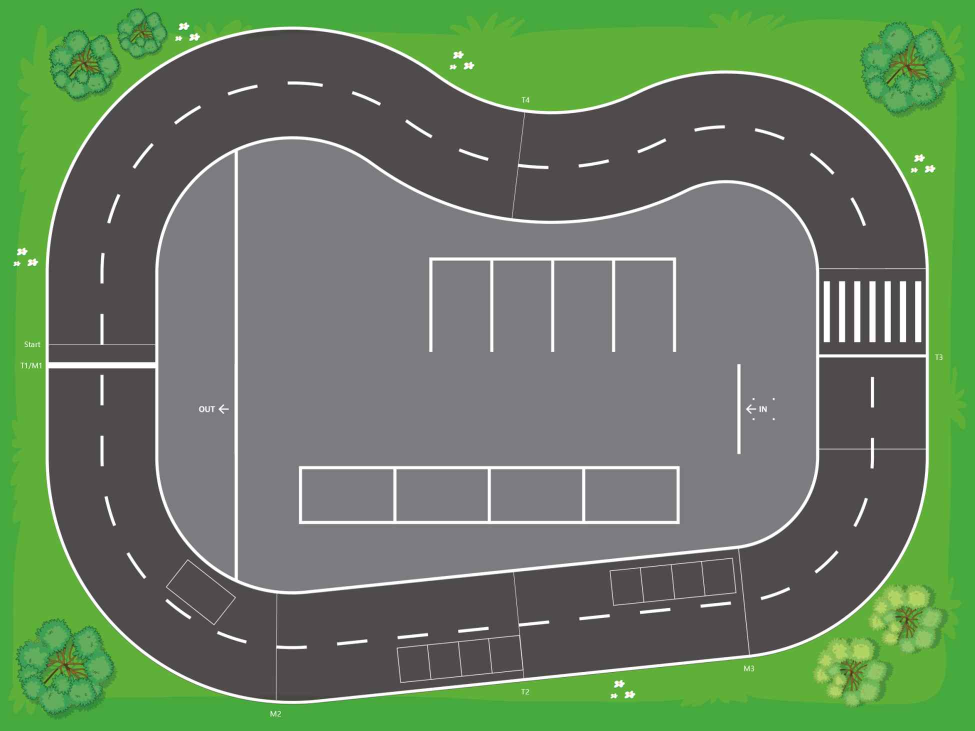
%> input picture KIIS2026_AutoCar/Assets/image.png, 1949 x 1462 px (shown at 1/2 size)
$ octave --eval "result = extract_lane_path;"   (GNU Octave 9; MATLAB toolbox functions it lacks are replaced by stand-ins)
%> lines starting %> are read from the running program, lines starting %| are printed output that depends on the picture; in (x1, y1, x2, y2) boxes, pixels count from 0 and x2, y2 are one past the last pixel; in counts of white or black regions, pixels touching at a corner belong together; the program's own positions count from 1
### MATLAB/vehicle_params.m
function p = vehicle_params()
% 차량·시뮬레이션 공용 파라미터 (pure_pursuit_control 등에서 사용)
% 값은 manual_drive.m과 같고, 축간거리만 Unity에서 측정한 값으로 바꿈

%% 차량
p.L         = 0.59;          % 축간거리 [m]  (Unity: Wheel_FL z - Wheel_RL z = -0.30 - (-0.89))
p.vMax      = 1.5;           % 최고 속도 [m/s]
p.vRevMax   = 0.5;           % 최고 후진 속도 [m/s]
p.accel     = 1.0;           % 가속도 [m/s^2]
p.brake     = 2.0;           % 감속도 [m/s^2]
p.deltaMax  = deg2rad(30);   % 최대 조향각 [rad]
p.steerRate = deg2rad(90);   % 조향 속도 [rad/s]
p.Rmin      = p.L / tan(p.deltaMax);   % 최소 회전반경 [m] (= 1.02 m)

%% 시뮬레이션
p.dt = 0.02;                 % 계산·전송 주기 [s] (50 Hz)

%% 맵 (Unity Plane: 10 m x Scale 1.7, 10 m x Scale 1.1, 중심 = 원점)
p.mapHalfX = 10 * 1.7 / 2;
p.mapHalfY = 10 * 1.1 / 2;

%% 출발 위치: Unity에서 car의 Inspector 값 (Position X, Position Z, Rotation Y)
p.startUnity = [7.20, -0.89, 0];

%% Unity 연결
p.unityIP   = "127.0.0.1";
p.unityPort = 55001;
end

### MATLAB/extract_lane_path.m
function ref = extract_lane_path(varargin)
% Unity 맵 텍스처(image.png)에서 차선 중심선을 뽑아 레퍼런스 경로로 저장
%
% 사용 예:
%   extract_lane_path                    % 바깥 차선 (차가 지금 서 있는 차선)
%   extract_lane_path('lane', 'inner')   % 안쪽 차선
%
% 순서:
%   1) 색으로 아스팔트·흰 페인트 구분 → 점선·표시선을 메워 도로 마스크 만들기
%   2) contourc로 도로의 바깥/안쪽 가장자리(흰 실선 바깥 끝) 두 개 얻기
%   3) 픽셀 → Unity 월드 좌표 (텍스처가 월드에서 180도 돌아가 있음)
%   4) 차선 중심 = 바깥 + f*(안쪽 - 바깥), f = 0.25(바깥 차선) / 0.75(안쪽 차선)
%   5) 폐루프 스무딩 → ds 간격 재샘플링 → s, psi, kappa 계산
%   6) 차 출발 위치에서 시작, 차 진행 방향과 같은 방향으로 정렬
% 결과: reference_path_<lane>_lane.mat / .csv / .png (이 폴더)

opt.lane      = 'outer';
opt.ds        = 0.01;      % 경로점 간격 [m] (논문: 0.01 m)
opt.smoothPos = 0.40;      % 위치 스무딩 창 [m]
opt.smoothK   = 0.30;      % 곡률 스무딩 창 [m]
opt.imageFile = '';
for k = 1:2:numel(varargin), opt.(varargin{k}) = varargin{k + 1}; end

here = fileparts(mfilename('fullpath'));
if isempty(opt.imageFile)
    opt.imageFile = fullfile(here, '..', 'KIIS2026_AutoCar', 'Assets', 'image.png');
end
switch opt.lane
    case 'outer', f = 0.25;
    case 'inner', f = 0.75;
    otherwise, error("lane은 'outer' 또는 'inner' 입니다.");
end
p = vehicle_params();

%% 1. 도로 마스크
I = double(imread(opt.imageFile));
[H, W, ~] = size(I);
%> H = 1462; W = 1949
mx = max(I, [], 3); mn = min(I, [], 3); avg = mean(I, 3);
%> after `mx = max(I, [], 3)`:
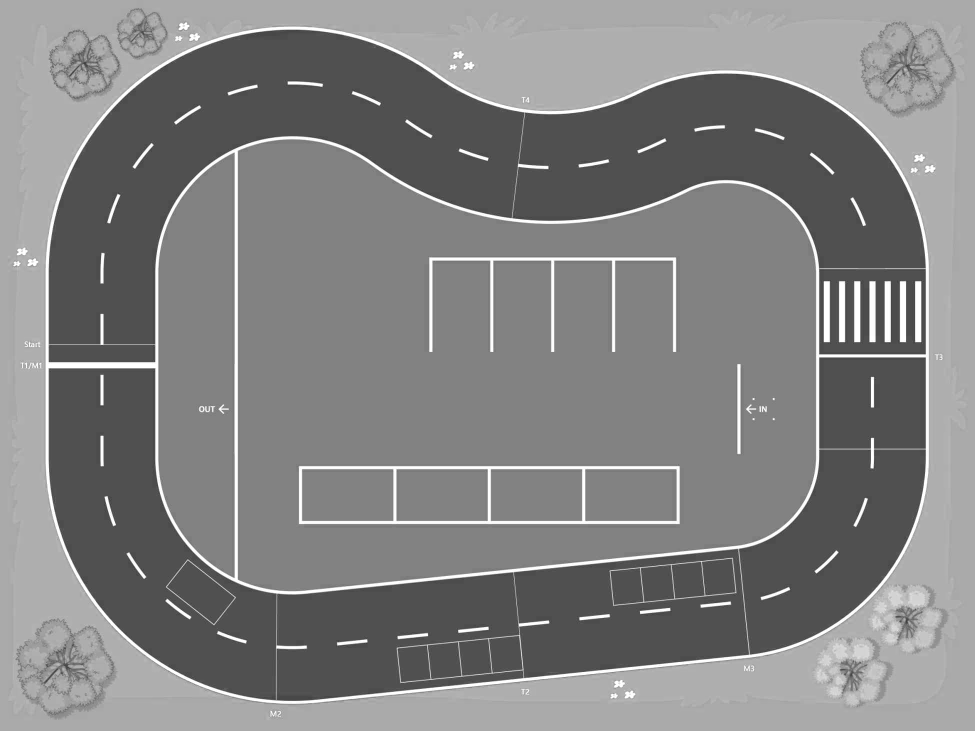
%> mx: size 1462x1949 double (shown at 1/2 size); min 37, max 255, mean 129.9
asphalt = (mx - mn) < 20 & avg > 55 & avg < 105;     % 진회색 (약 80,74,76)
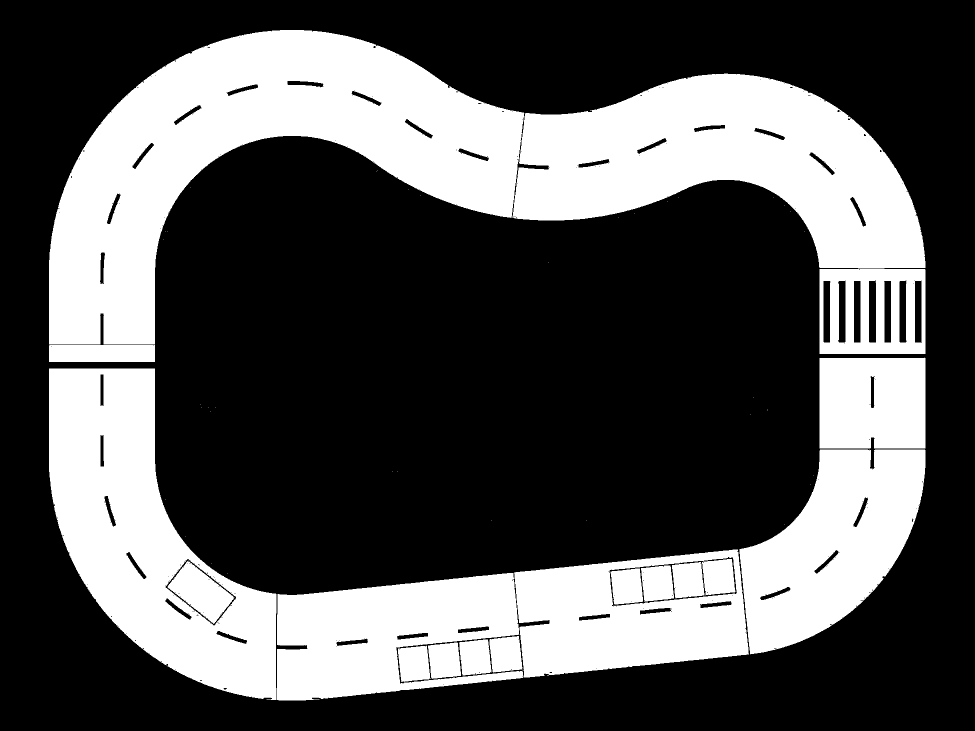
%> asphalt: size 1462x1949 logical (shown at 1/2 size); 33.1% white; 54 white regions (36 under 20 px), largest, box (x1, y1, x2, y2) and area: (98, 60, 1049, 689) 255422, (1025, 147, 1851, 537) 182596, (98, 737, 553, 1400) 145721
white   = mn > 200;
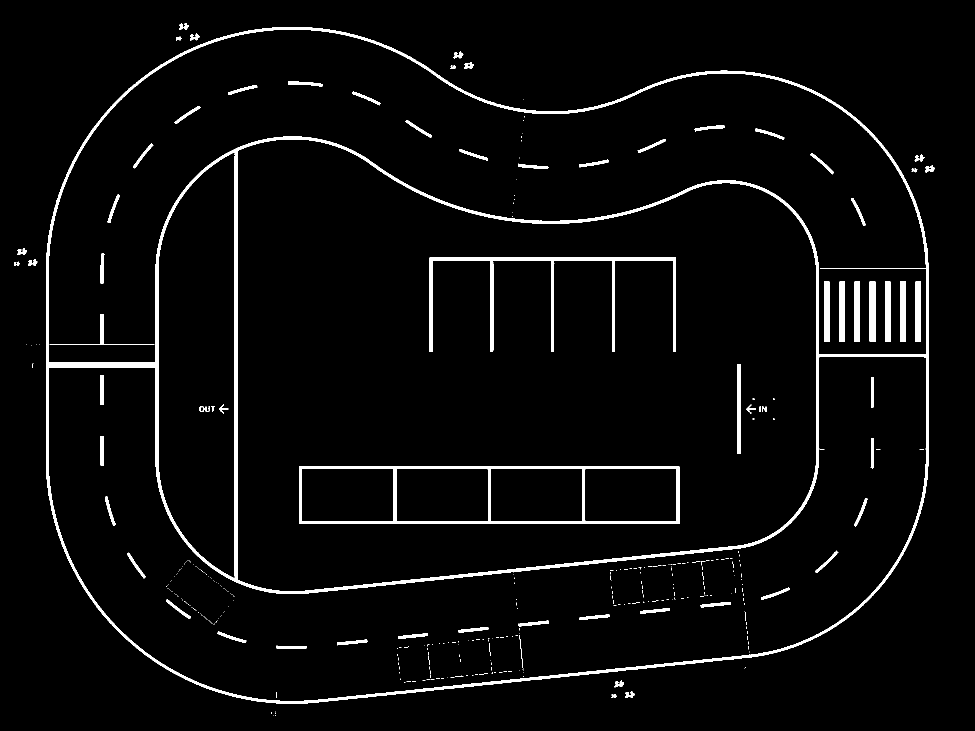
%> white: size 1462x1949 logical (shown at 1/2 size); 3.8% white; 344 white regions (273 under 20 px), largest, box (x1, y1, x2, y2) and area: (92, 54, 1857, 1407) 60303, (598, 932, 1359, 1048) 12150, (859, 515, 1352, 704) 8263

road = closeMask(asphalt, 10);                       % 점선·표시선·횡단보도 메우기
%> in dilateMask, `m = conv2(double(m), double(u.^2 + v.^2 <= r^2), 'same') > 0.5;`: m: size 1462x1949 logical; 37.9% white; 9 white regions, largest, box (x1, y1, x2, y2) and area: (88, 50, 1861, 1411) 1077701, (390, 798, 442, 834) 1135, (775, 933, 805, 954) 490
%> in dilateMask (call 2), `m = conv2(double(m), double(u.^2 + v.^2 <= r^2), 'same') > 0.5;`: m: size 1462x1949 logical; 65.5% white; 14 black regions (12 under 20 px), largest, box (x1, y1, x2, y2) and area: (98, 60, 1851, 1401) 984229, (415, 814, 423, 824) 26
road = road | (white & dilateMask(road, 8));         % 가장자리 흰 실선까지 포함
%> in dilateMask (call 3), `m = conv2(double(m), double(u.^2 + v.^2 <= r^2), 'same') > 0.5;`: m: size 1462x1949 logical; 37.2% white; 9 white regions, largest, box (x1, y1, x2, y2) and area: (90, 52, 1859, 1409) 1058214, (392, 800, 440, 832) 842, (777, 935, 803, 952) 330
%> road: size 1462x1949 logical; 36.3% white; 23 white regions (14 under 20 px), largest, box (x1, y1, x2, y2) and area: (92, 54, 1857, 1407) 1034066, (780, 935, 800, 951) 113, (976, 1033, 991, 1048) 113
road = closeMask(road, 3);
%> in dilateMask (call 4), `m = conv2(double(m), double(u.^2 + v.^2 <= r^2), 'same') > 0.5;`: m: size 1462x1949 logical; 37.6% white; 10 white regions, largest, box (x1, y1, x2, y2) and area: (89, 51, 1860, 1410) 1069623, (395, 805, 435, 827) 569, (777, 932, 803, 954) 334
%> call 5 of dilateMask, with r = 3
%> in dilateMask (call 5), `m = conv2(double(m), double(u.^2 + v.^2 <= r^2), 'same') > 0.5;`:
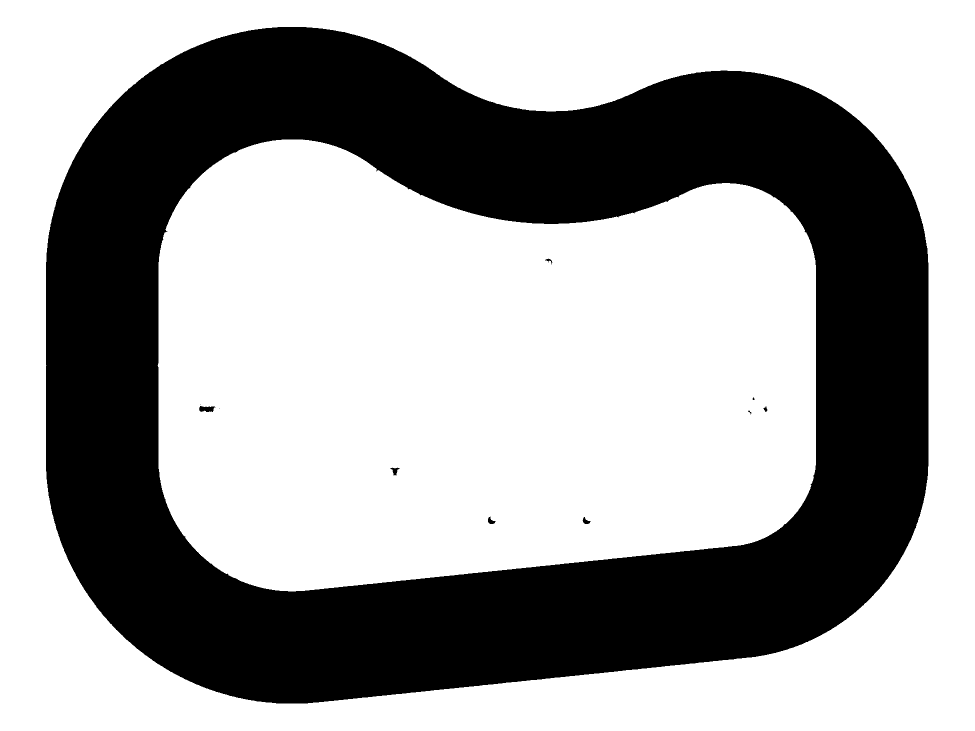
%> m: size 1462x1949 logical (shown at 1/2 size); 63.4% white; 14 black regions (7 under 20 px), largest, box (x1, y1, x2, y2) and area: (92, 54, 1857, 1407) 1042604, (398, 812, 430, 824) 284, (780, 935, 800, 951) 140

%% 2. 바깥/안쪽 가장자리
C = contourc(double(road), [0.5 0.5]);
curves = {};
k = 1;
while k < size(C, 2)
    n = C(2, k);
    curves{end + 1} = C(:, k + 1:k + n)'; %#ok<AGROW>   % [col, row]
    k = k + n + 1;
end
%> this loop made 18 passes
%> (n, k) on passes 1 to 12: (6403, 6405), (4665, 11071), (5, 11077), (5, 11083), (63, 11147), (5, 11153), (21, 11175), (5, 11181), (107, 11289), (39, 11329), (5, 11335), (5, 11341)
%> after the loop, curves = 18 items
len = cellfun(@(c) size(c, 1), curves);
%> len = 18 values, max 6403 at index 1, min 5 at index 3, mean 642.8
[~, order] = sort(len, 'descend');
%> order = 18 values, max 18 at index 18, min 1 at index 1, mean 9.5
c1 = curves{order(1)}; c2 = curves{order(2)};

%% 3. 픽셀 → 월드 좌표 (Plane UV: u=0 at X=+halfX, v=0 at Z=+halfY, 이미지 위쪽 = v 1)
toWorld = @(c) [p.mapHalfX - 2 * p.mapHalfX * (c(:, 1) - 0.5) / W, ...
               -p.mapHalfY + 2 * p.mapHalfY * (c(:, 2) - 0.5) / H];
b1 = toWorld(c1); b2 = toWorld(c2);
if polyarea(b1(:, 1), b1(:, 2)) > polyarea(b2(:, 1), b2(:, 2))
    outer = b1; inner = b2;
else
    outer = b2; inner = b1;
end
outer = resampleClosed(outer, opt.ds);
%> in resampleClosed, `seg = vecnorm(diff([xy; xy(1, :)]), 2, 2);`: seg = 6402 values, max 0.00872 at index 486, min 0.00576 at index 1888, mean 0.00717
%> in resampleClosed, `s = [0; cumsum(seg)];`: s = 6403 values from 0 to 45.88
%> in resampleClosed, `L = s(end);`: L = 45.88
%> in resampleClosed, `sNew = (0:ds:L - ds / 2)';`: sNew = 4588 values from 0 to 45.87
%> in resampleClosed, `sP = [s(end - pad:end - 1) - L; s(1:end - 1); s(1:pad) + L];`: sP = 6412 values from -0.0406 to 45.91
inner = resampleClosed(inner, opt.ds);

%% 4. 차선 중심: 바깥 가장자리 각 점에서 가장 가까운 안쪽 가장자리 점까지의 f 지점
nearestIn = zeros(size(outer));
for i0 = 1:2000:size(outer, 1)
    i1 = min(i0 + 1999, size(outer, 1));
    d2 = (outer(i0:i1, 1) - inner(:, 1)').^2 + (outer(i0:i1, 2) - inner(:, 2)').^2;
    [~, j] = min(d2, [], 2);
    nearestIn(i0:i1, :) = inner(j, :);
end
%> this loop made 3 passes
%> (i0, i1) on passes 2 to 3: (2001, 4000), (4001, 4588)
%> i1 on pass 1: 2000
%> pass 1, in extract_lane_path, `d2 = (outer(i0:i1, 1) - inner(:, 1)').^2 + (outer(i0:i1, 2) - inner(:,..`:
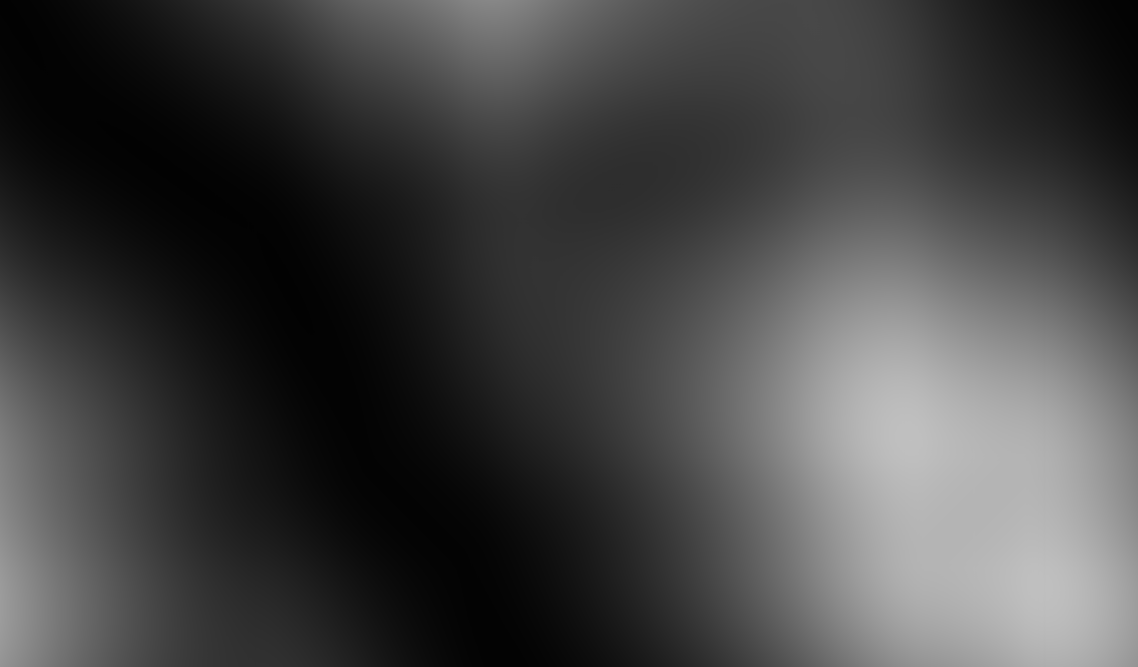
%> d2: size 2000x3412 double (shown at 1/3 size); min 2.84, max 192.2, mean 67.7
%> pass 2, in extract_lane_path, `d2 = (outer(i0:i1, 1) - inner(:, 1)').^2 + (outer(i0:i1, 2) - inner(:,..`:
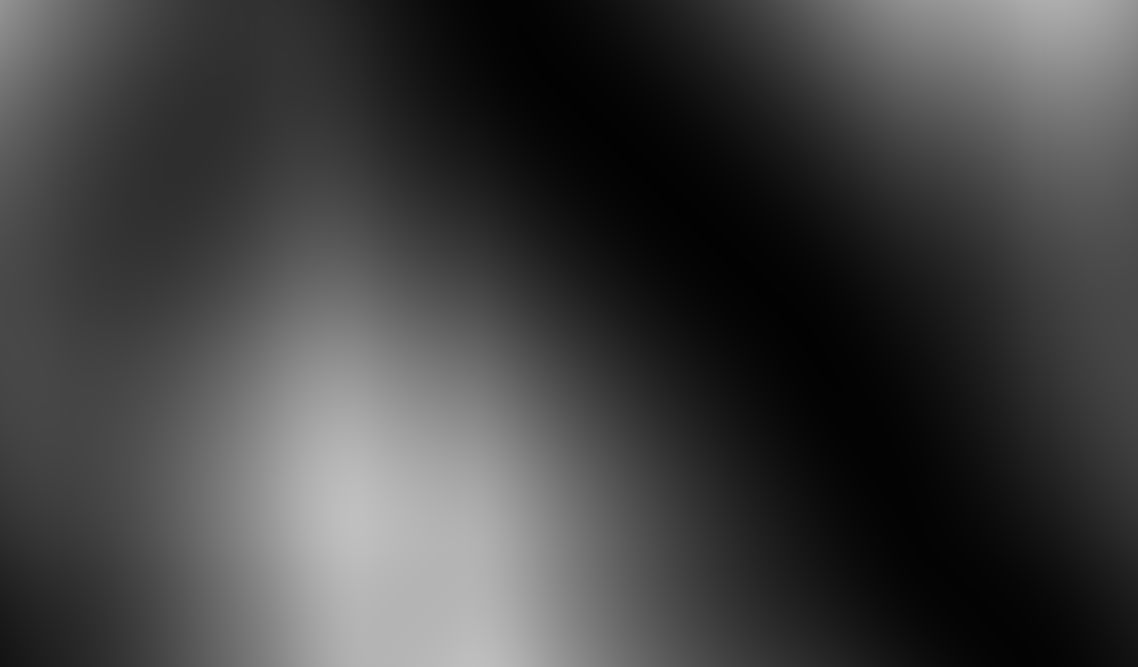
%> d2: size 2000x3412 double (shown at 1/3 size); min 2.83, max 192, mean 65.9
%> pass 3, in extract_lane_path, `d2 = (outer(i0:i1, 1) - inner(:, 1)').^2 + (outer(i0:i1, 2) - inner(:,..`:
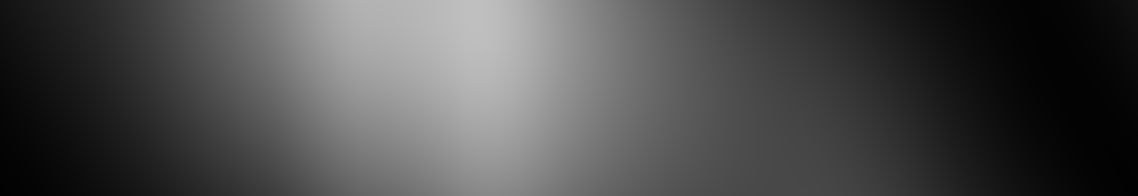
%> d2: size 588x3412 double (shown at 1/3 size); min 2.85, max 192, mean 76.7
center = outer + f * (nearestIn - outer);
laneWidth = vecnorm(nearestIn - outer, 2, 2) / 2;
%> laneWidth = 4588 values, max 0.982 at index 3650, min 0.842 at index 3042, mean 0.897

%% 5. 폐루프 스무딩 → 재샘플링 → 방향·곡률
center = smoothClosed(center, round(opt.smoothPos / opt.ds));
% [67 lines not run here, left out]
function m = dilateMask(m, r)
[u, v] = meshgrid(-r:r);
m = conv2(double(m), double(u.^2 + v.^2 <= r^2), 'same') > 0.5;
end

function m = closeMask(m, r)
m = ~dilateMask(~dilateMask(m, r), r);   % 팽창 후 침식
end

function out = resampleClosed(xy, ds)
% 닫힌 곡선을 호길이 기준 ds 간격으로 다시 샘플링
xy = xy(any(diff([xy; xy(1, :)]) ~= 0, 2), :);             % 겹친 점 제거
seg = vecnorm(diff([xy; xy(1, :)]), 2, 2);
s = [0; cumsum(seg)];
L = s(end);
sNew = (0:ds:L - ds / 2)';
pad = 5;
sP = [s(end - pad:end - 1) - L; s(1:end - 1); s(1:pad) + L];
xyP = [xy(end - pad + 1:end, :); xy; xy(1:pad, :)];
out = interp1(sP, xyP, sNew, 'spline');
end

function y = smoothClosed(y, win)
%> called with win = 40
% 닫힌 데이터용 가우시안 스무딩 (양 끝을 이어 붙여서 계산)
n = size(y, 1);
%> n = 4588
pad = min(n, 2 * win);
%> pad = 80
yp = [y(end - pad + 1:end, :); y; y(1:pad, :)];
%> (the run ends here)
